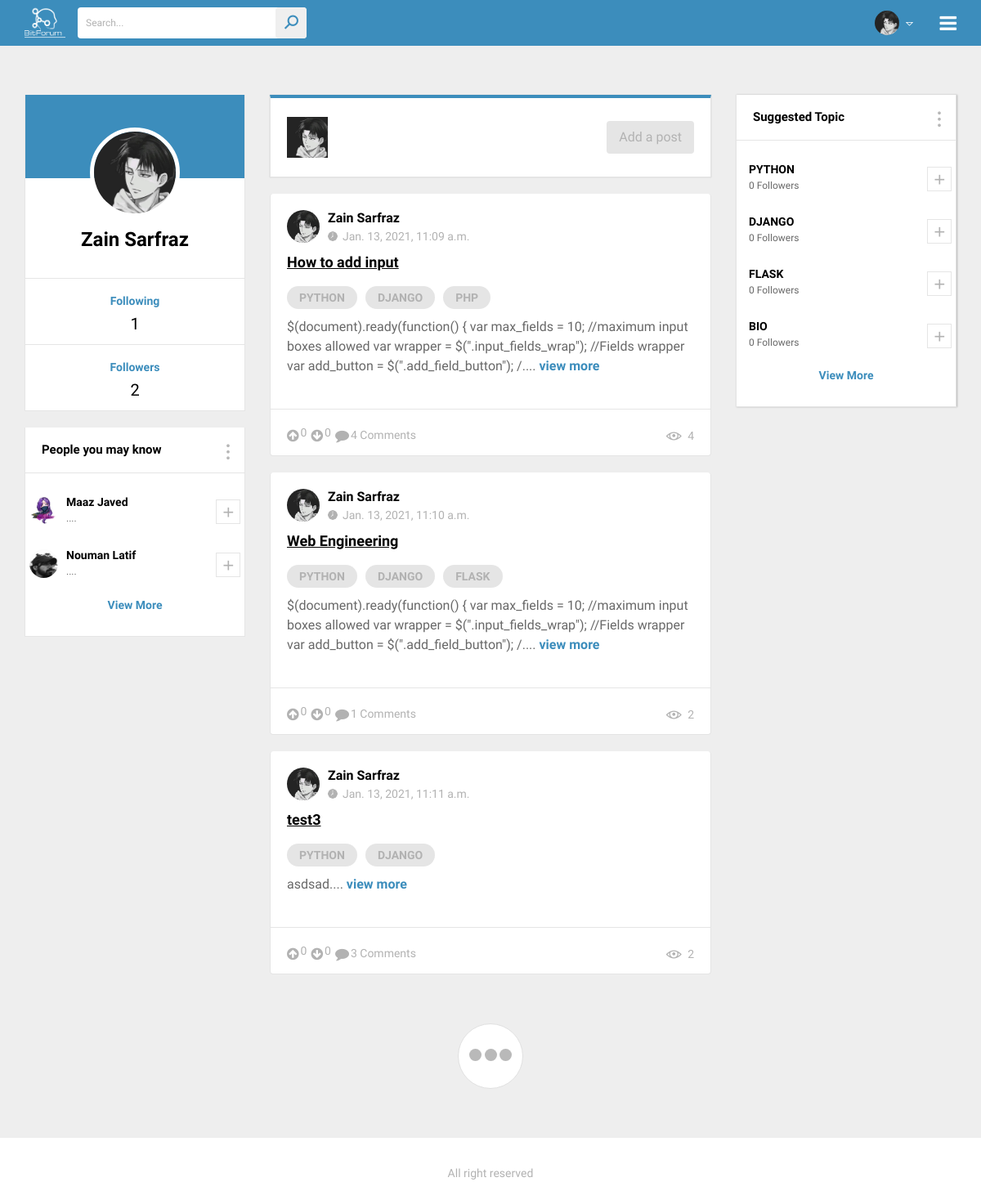
The page / (signed in) on the database its author committed.
### posts/models.py (models this page shows, shortened)
class User(models.Model):
    email = models.EmailField(max_length=254,unique=True)
    name = models.TextField()
    password = models.TextField(max_length=15)
    status = models.TextField(max_length=250)
    profile_pic = models.ImageField(upload_to='')

class Post(models.Model):
    title = models.CharField(max_length=80)
    content = models.TextField()
    date_time = models.DateTimeField(auto_now_add=True)
    no_of_views = models.PositiveIntegerField(default=0)
    user_id = models.ForeignKey(User,related_name='post_author',on_delete=models.CASCADE)
    def __str__(self):
        return self.title

class Topic(models.Model):
    topic_name = models.CharField(max_length=50)
    def __str__(self):
        return self.topic_name

### bitforum/views.py (the view, shortened to what this page needs)
# urls.py: 2. Add a URL to urlpatterns:  path('', views.home, name='home')
def home(request):
    from django.conf import settings
    print(settings.MEDIA_URL)
    if 'email' in request.session:
        user = User.objects.get(email=request.session['email'])
        followers_count = FollowersFollowings.objects.filter(followingId=user.id)
        following_count = FollowersFollowings.objects.filter(followerId=user.id)
        followed_topics = TopicFollower.objects.filter(followerId=user.id)
        allUser = User.objects.all()
        people_you_may_know = []
        topics = []
        alltopics = Topic.objects.all()
        for t in alltopics:
            found = False
            for temp in followed_topics:
                if temp.topicId.topic_name == t.topic_name:
                    found = True
                    break
            if found:
                continue
            else:
                topics.append(t)
        for u in allUser:
            found = False
            if u.email == user.email:
                continue
            for temp in following_count:
                if temp.followingId.email == u.email:
                    found = True
                    break
            if found:
                continue
            else:
                people_you_may_know.append(u)
        people_you_may_know=people_you_may_know[0:4]
        postsToShow = []
        myPosts = Post.objects.filter(user_id=user)
        for i in myPosts:
            onePost = {}
            onePost['post'] = i
            onePost['upvote'] = len(Upvote.objects.filter(postId=i))
            onePost['downvote'] = len(Downvote.objects.filter(postId=i))
            onePost['comments'] = len(Comment.objects.filter(postId=i))
            topicListOfThatPost = []
            contains = Contains.objects.filter(postId=i)
            for j in contains:
                topicListOfThatPost.append(Topic.objects.get(id=j.topicId.id))
            onePost['topicsList'] = topicListOfThatPost
            postsToShow.append(onePost)
        followedTopicList = []
        for topic in followed_topics:
            followedTopicList.append(Topic.objects.get(id=topic.topicId.id))
        for p in Post.objects.raw("select id from posts_Post where id = (select postId_id from posts_contains where topicId_id = (select topicId_id from posts_topicfollower where followerId_id = %s)) ",[user.id]):
            onePost = {}
            onePost['post'] = p
            onePost['upvote'] = len(Upvote.objects.filter(postId=p))
            onePost['downvote'] = len(Downvote.objects.filter(postId=p))
            onePost['comments'] = len(Comment.objects.filter(postId=p))
            topicListOfThatPost = []
            contains = Contains.objects.filter(postId=p)
            for j in contains:
                topicListOfThatPost.append(Topic.objects.get(id=j.topicId.id))
            onePost['topicsList'] = topicListOfThatPost
            postsToShow.append(onePost)
        newList = {x['post']: x for x in postsToShow}.values()
        postsToShow = newList
        print(postsToShow)
        for p in postsToShow:
            try:
                x = Upvote.objects.get(postId=p['post'].id, userId=user)
                p['checkUp'] = True
            except Upvote.DoesNotExist:
                p['checkUp'] = False
            try:
                x = Downvote.objects.get(postId=p['post'].id, userId=user)
                p['checkDown'] = True
            except Downvote.DoesNotExist:
                p['checkDown'] = False
        print(postsToShow)
        topics = topics[0:4]
        topics_with_follower_count = []
        for topic in topics:
            topics_with_follower_count.append({'t':topic,'count':str(len(TopicFollower.objects.filter(topicId=topic.id)))+" Followers"})
        return render(request,'news-feed.html',{'newsFeedPosts':postsToShow,'user':user,'followers_count':len(followers_count),'following_count':len(following_count)+len(followed_topics),'people':people_you_may_know,'suggested_topics':topics_with_follower_count,'myfollowers':followers_count,'myfollowing':following_count
                                                ,'mytopics':followed_topics})
    else:
        return redirect(login_signup_page)

### templates/news-feed.html (shortened to what this page needs)
{% load static %}
{% load static %}
<!DOCTYPE html>
<html>
<head>
<link rel="stylesheet" type="text/css" href="{% static 'css/animate.css' %}">
<link rel="stylesheet" type="text/css" href="{% static 'css/bootstrap.min.css' %}">
<link rel="stylesheet" type="text/css" href="{% static 'css/line-awesome.css' %}">
<link rel="stylesheet" type="text/css" href="{% static 'css/line-awesome-font-awesome.min.css' %}">
<link rel="stylesheet" type="text/css" href="{% static 'css/font-awesome.min.css' %}">
<link rel="stylesheet" type="text/css" href="{% static 'css/jquery.mCustomScrollbar.min.css' %}">
<link rel="stylesheet" type="text/css" href="{% static 'lib/slick/slick.css' %}">
<link rel="stylesheet" type="text/css" href="{% static 'lib/slick/slick-theme.css' %}">
<link rel="stylesheet" type="text/css" href="{% static 'css/style.css' %}">
<link rel="stylesheet" type="text/css" href="{% static 'css/responsive.css' %}">
</head>
<body onload="start()">
	<div class="wrapper">
		<header>
			<div class="container">
				<div class="header-data">
					<div class="logo">
						<a href="" title=""><img src="{% static 'images/logo.png' %}" height="50" width="50" alt=""></a>
					</div>
					<div class="search-bar">
						<form>
							<input type="text" name="search" placeholder="Search...">
							<button type="submit"><i class="la la-search"></i></button>
						</form>
					</div>
					<div class="menu-btn">
						<a href="#" title=""><i class="fa fa-bars"></i></a>
					</div>
					<div class="user-account">
						<div class="user-info" >
							<img src=" {{ user.profile_pic }} " height="30" width="30" alt="" style="margin-left:40px">
							<i class="la la-sort-down"></i>
						</div>
					</div>
				</div>
			</div>
		</header>
		<main>
			<div class="main-section">
				<div class="container">
					<div class="main-section-data">
						<div class="row">
							<div class="col-lg-3 col-md-4 pd-left-none no-pd">
								<div class="main-left-sidebar no-margin" >
									<div class="user-data full-width">
										<div class="user-profile">
											<div class="username-dt">
												<div class="usr-pic" style="height:120;width:100;">
													<img src=" {{  user.profile_pic }} " height="110" width="100" alt="">
												</div>
											</div>
											<div class="user-specs">
                                                <a href="viewProfile/{{ user.id }}"><h3> {{ user.name }}</h3></a>
											</div>
										</div>
										<ul class="user-fw-status">
											<li>
												<div class="container">
													<h4><a href="#" title="" data-toggle="modal" data-target="#myModal">Following</a></h4>
												</div>
												<span>{{ following_count }}</span>
											</li>
											<li>
												<div class="container">
													<h4><a href="#"  data-toggle="modal" data-target="#myModal2">Followers</a></h4>
                                                  </div>
												<span>{{ followers_count }}</span>
											</li>
										</ul>
									</div>
									<div class="suggestions full-width">
										<div class="sd-title">
											<h3>People you may know</h3>
											<i class="la la-ellipsis-v"></i>
										</div>
										<div class="suggestions-list">
											{% for i in people %}
											<div class="suggestion-usd">
												<a href="/viewProfile/{{ i.id }}"><img src="{{ i.profile_pic }}" height="35" width="35" alt=""></a>
												<div class="sgt-text">
													<a href="/viewProfile/{{ i.id }}"><h4>{{ i.name }}</h4></a>
														<span>{{ i.status | slice:"0:15" | add:"...." }}</span>
												</div>
												<span id="{{ i.id }}" onclick="followAjax(this.id)" ><i id="plusSign{{ i.id }}" class="la la-plus"></i></span>
											</div>
											{% endfor %}
											<div class="view-more">
												<a href="#" title="">View More</a>
											</div>
										</div>
									</div>
								</div>
							</div>
							<div class="col-lg-6 col-md-8 no-pd">
								<div class="main-ws-sec">
									<div class="post-topbar">
										<div class="user-picy" >
											<img src="{{user.profile_pic}}"  alt="">
										</div>
										<div class="post-st">
											<ul>
												<li><a class="post_project" href="#" title="">Add a post</a></li>
											</ul>
										</div>
									</div>
									<div class="posts-section">
										{% for post in newsFeedPosts %}
										<div class="post-bar">
											<div class="post_topbar">
												<div class="usy-dt">
													<a href="/viewProfile/{{ post.post.user_id.id }}"><img src="{{post.post.user_id.profile_pic}}" height="40" width="40" alt=""></a>
													<div class="usy-name">
														<a href="/viewProfile/{{ post.post.user_id.id }}"><h3>{{post.post.user_id.name}}</h3></a>
														<span><img src="{% static 'images/clock.png' %}" alt="">{{post.post.date_time}}</span>
													</div>
												</div>
											</div>
											<div class="job_descp">
												<a href="/post/{{post.post.id}}" ><h3 style="text-decoration: underline">{{post.post.title}}</h3></a>
												<ul class="skill-tags">
													{% for topic in post.topicsList %}
													<li><a href="#" title="">{{ topic.topic_name }}</a></li>
													{% endfor %}
												</ul>
												<p>{{ post.post.content | slice:"0:200" | add:"...." }} <a href="/post/{{post.post.id}}" title="">view more</a></p>
											</div>
											<div class="job-status-bar">
												<ul class="like-com">
													<li>
														<a onclick="upvoteAjax(this.name)" name="{{post.post.id}}"  style="cursor:pointer;">
															{% if post.checkUp %}
															<i class="fa fa-arrow-circle-up" id="{{post.post.id}}upvote-icon" style="color: #3c8dbc" aria-hidden="true"></i>
															{% else %}
															<i class="fa fa-arrow-circle-up" id="{{post.post.id}}upvote-icon" aria-hidden="true"></i>
															{% endif %}
																<div style="float: right" id="{{post.post.id}}upvote-count"> {{post.upvote}}  </div></a>
															<a style="cursor: pointer" onclick="downvoteAjax(this.name)" name="{{post.post.id}}" >
																{% if post.checkDown %}
																<i class="fa fa-arrow-circle-down" id="{{post.post.id}}downvote-icon" style="color:red;"  aria-hidden="true"></i>
																{% else %}
																<i class="fa fa-arrow-circle-down" id="{{post.post.id}}downvote-icon"  aria-hidden="true"></i>
																{% endif %}
																<div style="float: right" id="{{post.post.id}}downvote-count"> {{post.downvote}}  </div></a>
														<a href="/post/{{post.post.id}}"><i class="fa fa-comment" aria-hidden="true"></i>{{post.comments}} Comments</a>
													</li>
												</ul>
												<a><i class="la la-eye"></i>{{post.post.no_of_views}}</a>
											</div>
										</div>
										{% endfor %}
										<div class="process-comm">
											<div class="spinner">
												<div class="bounce1"></div>
												<div class="bounce2"></div>
												<div class="bounce3"></div>
											</div>
										</div>
									</div>
								</div>
							</div>
							<div class="col-lg-3 pd-right-none no-pd" >
								<div class="right-sidebar" style="position: sticky;
  top: 0;">
									<div class="widget suggestions full-width" >
										<div class="sd-title">
											<h3>Suggested Topic</h3>
											<i class="la la-ellipsis-v"></i>
										</div>
										<div class="suggestions-list">
											{% for topic in suggested_topics %}
											<div class="suggestion-usd">
												<div class="sgt-text">
													<h4>{{ topic.t.topic_name}}</h4>
													<span>{{ topic.count }}</span>
												</div>
												<span id="{{ topic.t.id }}" onclick="followTopicAjax(this.id)" ><i id="plusSign2{{ topic.t.id }}" class="la la-plus"></i></span>
											</div>
											{% endfor %}
											<div class="view-more">
												<a href="#" title="">View More</a>
											</div>
										</div>
									</div>
								</div>
							</div>
						</div>
					</div>
				</div>
			</div>
		</main>
        <footer>
			<div class="footy-sec mn no-margin">
				<div class="container">
					<ul>
						<li><a href="#" title="">All right reserved</a></li>
					</ul>
				</div>
			</div>
		</footer>
	</div>
</body>
</html>

### static/css/responsive.css (style rules this page uses)
@media (max-width: 1200px) { .menu-btn { display: block; } }
@media (max-width: 1200px) { .suggestion-usd { padding: 15px 5px; } }
@media (max-width: 1200px) { .sd-title h3 { font-size: 15px; } }
@media (max-width: 1200px) { .footy-sec ul { width: 100%;text-align: center; } }
@media (max-width: 1200px) { .footy-sec.mn ul { padding: 30px 0 25px 0; } }
@media (max-width: 1200px) { .footy-sec { text-align: center; } }
@media (max-width: 1200px) { .sgt-text span { font-size: 12px; } }

### rows shown on the page
User: profile_pic (picture), name "Zain Sarfraz"
User: profile_pic (picture), name "Maaz Javed", status|add "...."
User: profile_pic (picture), name "Nouman Latif", status|add "...."
Post: post.user_id.profile_pic (picture), post.user_id.name "Zain Sarfraz", post.date_time "Jan. 13, 2021, 11:09 a.m.", post "How to add input", post.content|add "$(document).ready(function() { var max_fields = 10; //maximum input boxes allowed var wrapper = $(\".input_fields_wrap\"); //Fields wrapper var add_button = $(\".add_field_button\"); /....", upvote "0", downvote "0", comments "4", post.no_of_views "4"
Topic: topic_name "PYTHON", t.topic_name "PYTHON", count "0 Followers"
Topic: topic_name "DJANGO", t.topic_name "DJANGO", count "0 Followers"
Topic: topic_name "PHP"
Post: post.user_id.profile_pic (picture), post.user_id.name "Zain Sarfraz", post.date_time "Jan. 13, 2021, 11:10 a.m.", post "Web Engineering", post.content|add "$(document).ready(function() { var max_fields = 10; //maximum input boxes allowed var wrapper = $(\".input_fields_wrap\"); //Fields wrapper var add_button = $(\".add_field_button\"); /....", upvote "0", downvote "0", comments "1", post.no_of_views "2"
Topic: topic_name "FLASK", t.topic_name "FLASK", count "0 Followers"
Post: post.user_id.profile_pic (picture), post.user_id.name "Zain Sarfraz", post.date_time "Jan. 13, 2021, 11:11 a.m.", post "test3", post.content|add "asdsad....", upvote "0", downvote "0", comments "3", post.no_of_views "2"
Topic: t.topic_name "BIO", count "0 Followers"

### other values the page prints
{{ following_count }} "1"
{{ followers_count }} "2"
